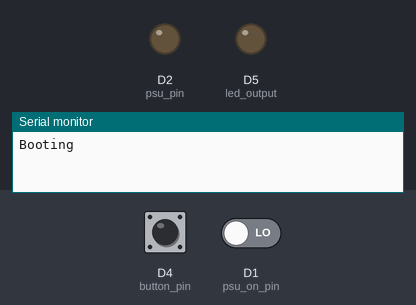
Bench run of a sketch on a simulated ESP8266 (NodeMCU). On the bench: output pins drawn as LEDs (lit = HIGH), the last lines printed to the serial monitor. Inputs (shaded band) come from the test bench; at power-on: D4 (button_pin) HIGH, D1 (psu_on_pin) LOW. WiFi joins after 1.5 s; servers stay silent unless stated.

Above: at 0.1 s.
At 2.7 s:
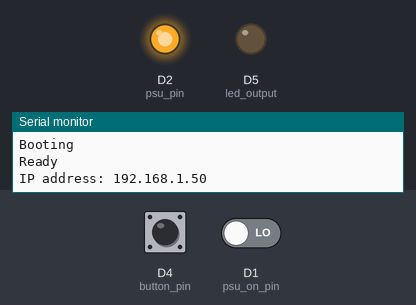
2.8 s: D4 (button_pin) pulled LOW for 1.25 s
At 4.1 s:
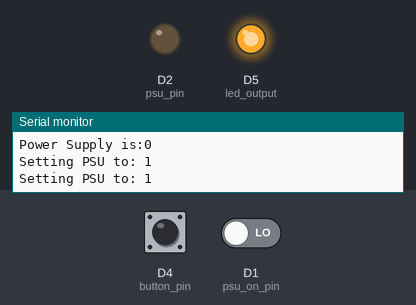
Timing chart, 0 to 5.8 s (numbered marks = the images above; inputs shaded):
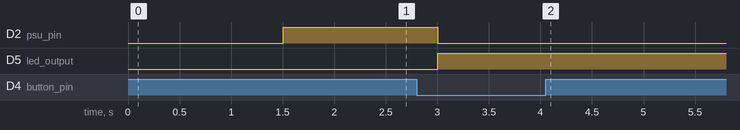

The sketch:

esp8266-ota-power-supply-control.ino
```cpp
#include <ESP8266WiFi.h>
#include <ESP8266mDNS.h>
#include <WiFiUdp.h>
#include <ArduinoOTA.h>
#include <Ticker.h>

const char* ssid = "home-network";
const char* password = "tacocat1234";
const int psu_pin = D2;
const int button_pin = D4;
const int psu_on_pin = D1;
const int led_output = D5;
volatile bool psuState = 0;
volatile bool currentPsuState = 0;
Ticker psuStateChecker;
Ticker psuStateSetter;
// attachInterrupt(pin, ISR(callback function), interrupt type/mode);
void setupOTA()
{

  ArduinoOTA.onStart([]() {
    Serial.println("Start");
    psuStateChecker.detach();
    psuStateSetter.detach();
  });
  ArduinoOTA.onEnd([]() {
    Serial.println("\nEnd");
  });
  ArduinoOTA.onProgress([](unsigned int progress, unsigned int total) {
    Serial.printf("Progress: %u%%\r", (progress / (total / 100)));
  });
  ArduinoOTA.onError([](ota_error_t error) {
    Serial.printf("Error[%u]: ", error);
    if (error == OTA_AUTH_ERROR) Serial.println("Auth Failed");
    else if (error == OTA_BEGIN_ERROR) Serial.println("Begin Failed");
    else if (error == OTA_CONNECT_ERROR) Serial.println("Connect Failed");
    else if (error == OTA_RECEIVE_ERROR) Serial.println("Receive Failed");
    else if (error == OTA_END_ERROR) Serial.println("End Failed");
  });
  ArduinoOTA.begin();
}

void setup()
{
  pinMode(led_output, OUTPUT); // front panel led
  pinMode(psu_pin, OUTPUT); // power supply PS_ON
  pinMode(button_pin, INPUT_PULLUP); // momentary button to ground
  pinMode(psu_on_pin, INPUT); // +5v when PSU is on
  Serial.begin(115200);
  Serial.println("Booting");
  WiFi.mode(WIFI_STA);
  WiFi.begin(ssid, password);
  while (WiFi.waitForConnectResult() != WL_CONNECTED) {
    Serial.println("Connection Failed! Rebooting...");
    delay(5000);
    ESP.restart();
  }
  setupOTA();
  Serial.println("Ready");
  Serial.print("IP address: ");
  Serial.println(WiFi.localIP());
  attachInterrupt(digitalPinToInterrupt(button_pin), buttonPressed, FALLING);
  psuStateChecker.attach(1.0, checkPsuState);
  psuStateSetter.attach(0.5, updatePsuState);
  digitalWrite(psu_pin, HIGH);
  digitalWrite(led_output, LOW);
}

void buttonPressed()
{
  static unsigned long last_interrupt_time = 0;
  unsigned long interrupt_time = millis();
  // If interrupts come faster than 200ms, assume it's a bounce and ignore
  if (interrupt_time - last_interrupt_time > 500)
  {
    Serial.print("Button Pressed: (ms)");
    Serial.println(millis());
  }
  last_interrupt_time = interrupt_time;
  psuState = !psuState;
}

void checkPsuState()
{
  currentPsuState = digitalRead(psu_on_pin);
  if(psuState != currentPsuState)
  {
    Serial.print("Power Supply is:");
    Serial.println(currentPsuState);
  }
}

void updatePsuState()
{
  if(psuState != currentPsuState)
  {
    Serial.print("Setting PSU to: ");
    Serial.println(psuState);
    if(psuState)
    {
      digitalWrite(psu_pin, LOW);
      digitalWrite(led_output, HIGH);
    }else{
      digitalWrite(psu_pin, HIGH);
      digitalWrite(led_output, LOW);
    }
  }
}

void loop()
{
  ArduinoOTA.handle();
}
```

Measured:
- after the input at 2.8 s, D2 (psu_pin): HIGH → LOW after 0.20 s; D5 (led_output): LOW → HIGH after 0.20 s
